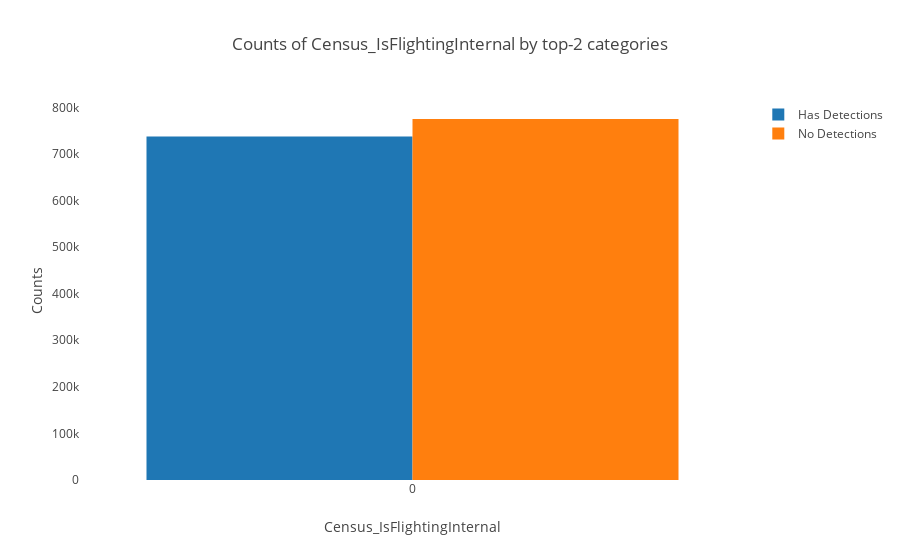

Source (notebook cell):
### Code cell
plot_categorical_feature('Census_IsFlightingInternal', True, 2)

### Figure 1 — Plotly figure (JSON) as saved in the notebook; plotly's stock layout.template omitted (floating-point values rounded to 4 significant figures)
{"data": [{"name": "Has Detections", "type": "bar", "uid": "c96b9f24-6378-4dcd-b860-05c580eef5e7", "x": [0], "y": [737583]}, {"name": "No Detections", "type": "bar", "uid": "dae2a8ed-4027-4512-b2ca-5168f95ad197", "x": [0], "y": [775120]}], "layout": {"barmode": "group", "legend": {"orientation": "v"}, "title": {"text": "Counts of Census_IsFlightingInternal by top-2 categories"}, "xaxis": {"showgrid": false, "showline": false, "title": {"text": "Census_IsFlightingInternal"}, "zeroline": false}, "yaxis": {"showgrid": false, "showline": false, "title": {"text": "Counts"}, "zeroline": false}}}
